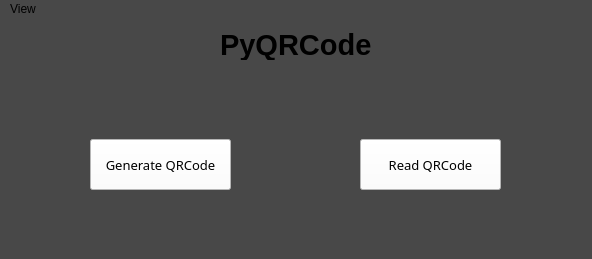
<?xml version="1.0" encoding="UTF-8"?>
<ui version="4.0">
 <class>MainWindow</class>
 <widget class="QMainWindow" name="MainWindow">
  <property name="geometry">
   <rect>
    <x>0</x>
    <y>0</y>
    <width>592</width>
    <height>259</height>
   </rect>
  </property>
  <property name="maximumSize">
   <size>
    <width>592</width>
    <height>259</height>
   </size>
  </property>
  <property name="font">
   <font>
    <family>MS Sans Serif</family>
    <pointsize>10</pointsize>
   </font>
  </property>
  <property name="windowTitle">
   <string>PyQRCode</string>
  </property>
  <property name="windowIcon">
   <iconset theme=":/image/icon.png">
    <normaloff>.</normaloff>.</iconset>
  </property>
  <property name="styleSheet">
   <string notr="true">background-color: rgb(72, 72, 72);</string>
  </property>
  <widget class="QWidget" name="centralwidget">
   <widget class="QPushButton" name="generateQR_btn">
    <property name="geometry">
     <rect>
      <x>90</x>
      <y>120</y>
      <width>141</width>
      <height>51</height>
     </rect>
    </property>
    <property name="font">
     <font>
      <family>Levenim MT</family>
      <pointsize>10</pointsize>
     </font>
    </property>
    <property name="styleSheet">
     <string notr="true">background-color: rgb(255, 255, 255);</string>
    </property>
    <property name="text">
     <string>Generate QRCode</string>
    </property>
    <property name="default">
     <bool>false</bool>
    </property>
    <property name="flat">
     <bool>false</bool>
    </property>
   </widget>
   <widget class="QPushButton" name="readQR_btn">
    <property name="geometry">
     <rect>
      <x>360</x>
      <y>120</y>
      <width>141</width>
      <height>51</height>
     </rect>
    </property>
    <property name="font">
     <font>
      <family>Levenim MT</family>
      <pointsize>10</pointsize>
     </font>
    </property>
    <property name="styleSheet">
     <string notr="true">background-color: rgb(255, 255, 255);</string>
    </property>
    <property name="text">
     <string>Read QRCode</string>
    </property>
    <property name="default">
     <bool>false</bool>
    </property>
    <property name="flat">
     <bool>false</bool>
    </property>
   </widget>
   <widget class="QLabel" name="title">
    <property name="geometry">
     <rect>
      <x>220</x>
      <y>10</y>
      <width>151</width>
      <height>31</height>
     </rect>
    </property>
    <property name="font">
     <font>
      <family>MS Sans Serif</family>
      <pointsize>22</pointsize>
      <weight>75</weight>
      <bold>true</bold>
     </font>
    </property>
    <property name="text">
     <string>PyQRCode</string>
    </property>
   </widget>
  </widget>
  <widget class="QMenuBar" name="menubar">
   <property name="geometry">
    <rect>
     <x>0</x>
     <y>0</y>
     <width>592</width>
     <height>21</height>
    </rect>
   </property>
   <widget class="QMenu" name="menuView">
    <property name="title">
     <string>View</string>
    </property>
    <addaction name="actionHelp"/>
    <addaction name="actionAbout"/>
   </widget>
   <addaction name="menuView"/>
  </widget>
  <widget class="QStatusBar" name="statusbar"/>
  <action name="actionHelp">
   <property name="text">
    <string>Help</string>
   </property>
   <property name="font">
    <font>
     <family>MS Sans Serif</family>
     <pointsize>10</pointsize>
    </font>
   </property>
  </action>
  <action name="actionAbout">
   <property name="text">
    <string>About</string>
   </property>
   <property name="font">
    <font>
     <family>MS Sans Serif</family>
     <pointsize>10</pointsize>
    </font>
   </property>
   <property name="menuRole">
    <enum>QAction::AboutRole</enum>
   </property>
   <property name="iconVisibleInMenu">
    <bool>false</bool>
   </property>
  </action>
 </widget>
 <resources>
  <include location="icon.qrc"/>
 </resources>
 <connections/>
</ui>
